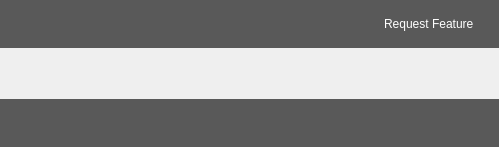
<?xml version="1.0" encoding="UTF-8"?>
<ui version="4.0">
 <class>album_screen</class>
 <widget class="QWidget" name="album_screen">
  <property name="geometry">
   <rect>
    <x>0</x>
    <y>0</y>
    <width>499</width>
    <height>147</height>
   </rect>
  </property>
  <property name="styleSheet">
   <string notr="true">QStackedWidget {
	margin: 5 15px 5px 15px;
}

#navigation {
    min-height: 48px;
}

#controls {
    min-height: 48px;
}

#controls, #navigation {
    background-color: #595959;
}

#previous {
	padding: 4px 2px 2px 12px;
    color: white;
	background-color: transparent;
    border-image: url(:/previous.png) 1 1 1 12;
	border-top: 1px transparent;
    border-right: 12px transparent;
	border-bottom: 1px transparent;
    border-left: 12px transparent;
	margin-left: 14px;
    text-align: left;
}

#previous:disabled {
    border-image: url(:/nothing.png) 1 1 1 1;
    background-color: transparent;
    color: transparent;
}

#save {
    border: 2px solid #F25C0A;
    border-radius: 5px;
    background-color: #F25C0A;
    font-size: 15px;
    min-width: 110px;
    font-weight: bold;
    color: white;
    padding: 5px 8px 5px 8px;
}

#save:disabled {
    background-color: transparent;
    border: none;
    color: transparent;
}

#save:focus, #save:hover {
    background-color: #D95109;
    border-color: #D95109;
}

#save:pressed {
    border: 2px solid #595959;
}

#next {
    padding: 4px 12px 2px 2px;
    color: #F25C0A;
    background-color: transparent;
    border-image: url(:/next.png) 1 12 1 1;
    border-top: 1px transparent;
    border-right: 12px transparent;
    border-bottom: 1px transparent;
    border-left: 12px transparent;
    margin-right: 14px;
    text-align: right;
}

#next:disabled {
    border-image: url(:/nothing.png) 1 1 1 1;
    background-color: transparent;
    color: transparent;
}</string>
  </property>
  <layout class="QVBoxLayout" name="verticalLayout">
   <property name="spacing">
    <number>0</number>
   </property>
   <property name="leftMargin">
    <number>0</number>
   </property>
   <property name="topMargin">
    <number>0</number>
   </property>
   <property name="rightMargin">
    <number>0</number>
   </property>
   <property name="bottomMargin">
    <number>0</number>
   </property>
   <item>
    <widget class="QWidget" name="navigation" native="true">
     <layout class="QHBoxLayout" name="horizontalLayout_2">
      <property name="leftMargin">
       <number>25</number>
      </property>
      <property name="topMargin">
       <number>10</number>
      </property>
      <property name="rightMargin">
       <number>25</number>
      </property>
      <property name="bottomMargin">
       <number>10</number>
      </property>
      <item>
       <spacer name="horizontalSpacer_3">
        <property name="orientation">
         <enum>Qt::Horizontal</enum>
        </property>
        <property name="sizeHint" stdset="0">
         <size>
          <width>40</width>
          <height>20</height>
         </size>
        </property>
       </spacer>
      </item>
      <item>
       <widget class="QLabel" name="feature_request_link">
        <property name="cursor">
         <cursorShape>PointingHandCursor</cursorShape>
        </property>
        <property name="text">
         <string>&lt;a style=&quot;color: white&quot; href=&quot;mailto:iconoclastejr@gmail.com?subject=[TGiT] I want more!&quot;&gt;Request Feature&lt;/a&gt;</string>
        </property>
        <property name="openExternalLinks">
         <bool>true</bool>
        </property>
       </widget>
      </item>
     </layout>
    </widget>
   </item>
   <item>
    <widget class="QStackedWidget" name="pages">
     <property name="currentIndex">
      <number>-1</number>
     </property>
    </widget>
   </item>
   <item>
    <widget class="QWidget" name="controls" native="true">
     <layout class="QHBoxLayout" name="horizontalLayout">
      <property name="leftMargin">
       <number>0</number>
      </property>
      <property name="topMargin">
       <number>0</number>
      </property>
      <property name="rightMargin">
       <number>0</number>
      </property>
      <property name="bottomMargin">
       <number>0</number>
      </property>
      <item>
       <widget class="QPushButton" name="previous">
        <property name="enabled">
         <bool>false</bool>
        </property>
        <property name="cursor">
         <cursorShape>PointingHandCursor</cursorShape>
        </property>
        <property name="focusPolicy">
         <enum>Qt::StrongFocus</enum>
        </property>
        <property name="text">
         <string>PREVIOUS</string>
        </property>
       </widget>
      </item>
      <item>
       <spacer name="horizontalSpacer">
        <property name="orientation">
         <enum>Qt::Horizontal</enum>
        </property>
        <property name="sizeHint" stdset="0">
         <size>
          <width>40</width>
          <height>20</height>
         </size>
        </property>
       </spacer>
      </item>
      <item>
       <widget class="QPushButton" name="next">
        <property name="enabled">
         <bool>false</bool>
        </property>
        <property name="cursor">
         <cursorShape>PointingHandCursor</cursorShape>
        </property>
        <property name="focusPolicy">
         <enum>Qt::StrongFocus</enum>
        </property>
        <property name="text">
         <string>NEXT</string>
        </property>
       </widget>
      </item>
     </layout>
    </widget>
   </item>
  </layout>
 </widget>
 <resources/>
 <connections/>
</ui>
